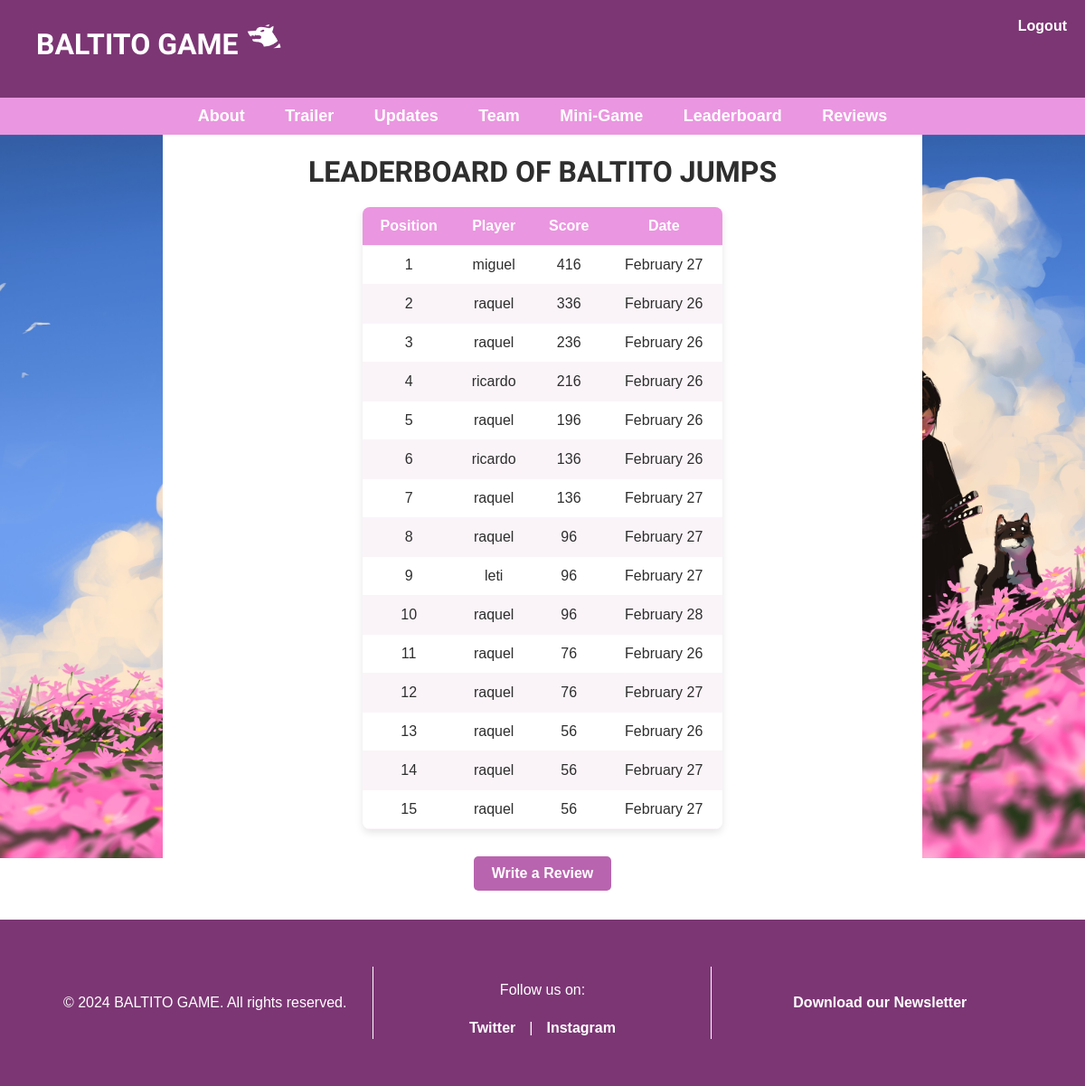
Page /leaderboard/ (signed in) on the committed database.
### game/models.py (models this page shows)
class UserScore(models.Model):
    user = models.ForeignKey(UserProfile, on_delete=models.CASCADE)
    score = models.IntegerField()
    played_date = models.DateField(auto_now_add=True)
    def __str__(self):
        return f"{self.user.user.username} - {self.score}"

### users/models.py (models this page shows, shortened)
class UserProfile(models.Model):
    user = models.OneToOneField(User, on_delete=models.CASCADE)
    subscribed = models.BooleanField(default=False)

### game/views.py (the view)
# urls.py: path('leaderboard/', LeaderboardView.as_view(), name='leaderboard'),
@method_decorator(login_required(login_url="/users/login/"), name='dispatch')
class LeaderboardView(ListView):
    model = UserScore
    template_name = 'game/leaderboard.html'
    context_object_name = 'scores'
    def get_queryset(self):
        scores = UserScore.objects.all().order_by('-score')[:15]
        print(f"Scores in DB: {scores}")
        return scores

### game/templates/game/leaderboard.html (shortened to what this page needs)
{% extends 'game/base.html' %}
{% load static %}
{% block content %}
<h1>LEADERBOARD OF BALTITO JUMPS</h1>
<table>
    <thead>
        <tr>
            <th>Position</th>
            <th>Player</th>
            <th>Score</th>
            <th>Date</th>
        </tr>
    </thead>
    <tbody>
        {% for score in scores %}
        <tr>
            <td> {{ forloop.counter }} </td>
            <td>{{ score.user.user.username }}</td>
            <td>{{ score.score }}</td>
            <td>{{ score.played_date|date:"F j" }}</td>
        </tr>
        {% empty %}
        <tr>
            <td colspan="3">No scores yet.</td>
        </tr>
        {% endfor %}
    </tbody>
</table>
   <a href="{% url 'review' %}" class="btn">Write a Review</a>
{% endblock %}

### game/static/css/style.css (style rules this page uses)
* { margin: 0; padding: 0; box-sizing: border-box; font-family: Arial, sans-serif; }
body { background-color: #ffffff; display: flex; flex-direction: column; align-items: center; justify-content: center; min-height: 100vh; position: relative; }
h1 { margin-bottom: 20px; font-family: 'Shadows Into Light'; font-weight: bold; color: #2E2E2E; }
a { color: #EA96E0; text-decoration: none; font-weight: bold; }
h1, h2 { font-family: 'Shadows Into Light'; font-weight: bold; }
table { width: 50%; margin: 20px auto; border-collapse: collapse; background-color: white; border-radius: 8px; box-shadow: 0 4px 8px rgba(0, 0, 0, 0.1); overflow: hidden; }
th, td { padding: 12px; text-align: center; font-size: 16px; border-bottom: 1px solid #FAF4F9; }
th { background-color: #EA96E0; color: white; font-weight: bolder; }
td { color: #2E2E2E; }
tbody tr:nth-child(even) { background-color: #FAF4F9; }
tbody tr td { transition: background-color 0.3s ease-in-out, color 0.3s ease; }
.btn { display: inline-block; padding: 10px 20px; margin: 10px 0; font-size: 16px; font-weight: bold; color: white; background-color: #B964AF; border: none; border-radius: 5px; cursor: pointer; text-align: center; text-decoration: none; }

### rows in the picture
UserScore: user.user.username "miguel", score "416", played_date "February 27"
UserScore: user.user.username "raquel", score "336", played_date "February 26"
UserScore: user.user.username "raquel", score "236", played_date "February 26"
UserScore: user.user.username "ricardo", score "216", played_date "February 26"
UserScore: user.user.username "raquel", score "196", played_date "February 26"
UserScore: user.user.username "ricardo", score "136", played_date "February 26"
UserScore: user.user.username "raquel", score "136", played_date "February 27"
UserScore: user.user.username "raquel", score "96", played_date "February 27"
UserScore: user.user.username "leti", score "96", played_date "February 27"
UserScore: user.user.username "raquel", score "96", played_date "February 28"
UserScore: user.user.username "raquel", score "76", played_date "February 26"
UserScore: user.user.username "raquel", score "76", played_date "February 27"
UserScore: user.user.username "raquel", score "56", played_date "February 26"
UserScore: user.user.username "raquel", score "56", played_date "February 27"
UserScore: user.user.username "raquel", score "56", played_date "February 27"
